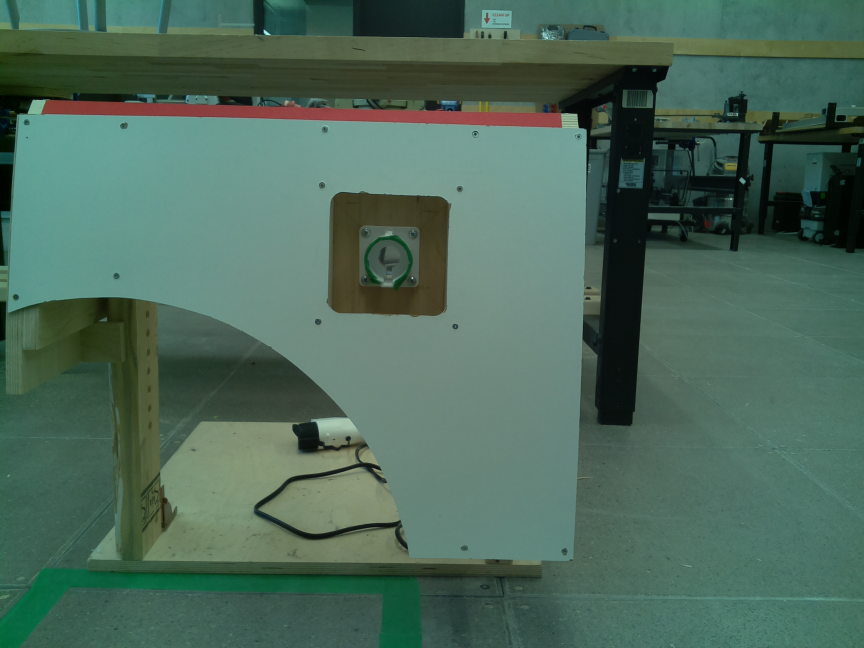
#> input picture vision/align_w_port/middle1.jpg, 2592 x 1944 px (shown at 1/3 size)
$ python align.py
#> lines starting #> are read from the running program, lines starting #| are printed output that depends on the picture; after the words box and inside, x2 and y2 are one past the last pixel; in counts of white or black regions, pixels touching at a corner belong together
import math
import cv2 as cv
import numpy as np

filename = 'middle1.jpg'
pre_crop = cv.imread(filename, cv.IMREAD_GRAYSCALE)
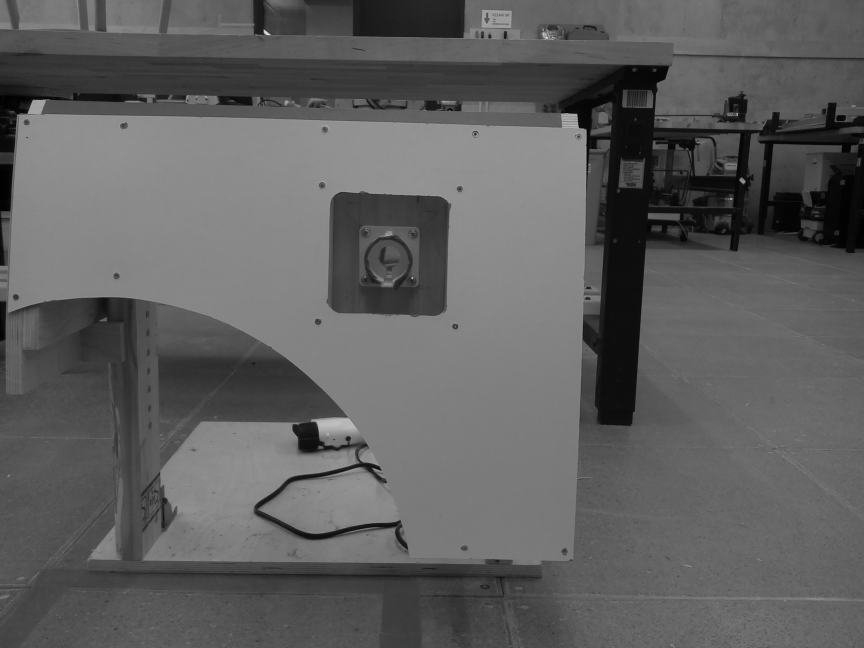
#> pre_crop: shape (1944, 2592) (shown at 1/3 size); min 0, max 232, mean 95
image = pre_crop[240:1944-240,920:2592-920]
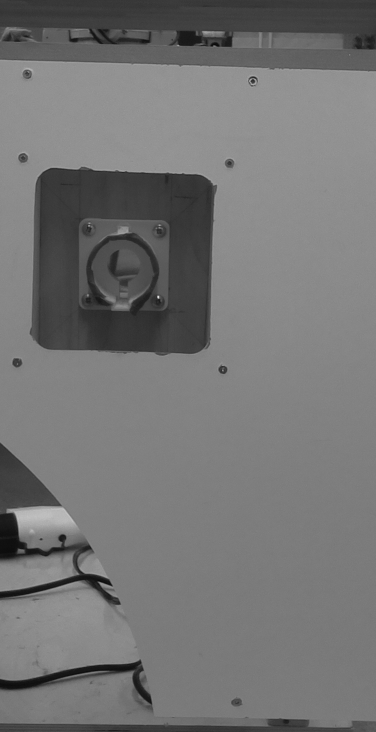
#> image: shape (1464, 752) (shown at 1/2 size); min 3, max 232, mean 116.6

dst = cv.Canny(image, 100, 200)
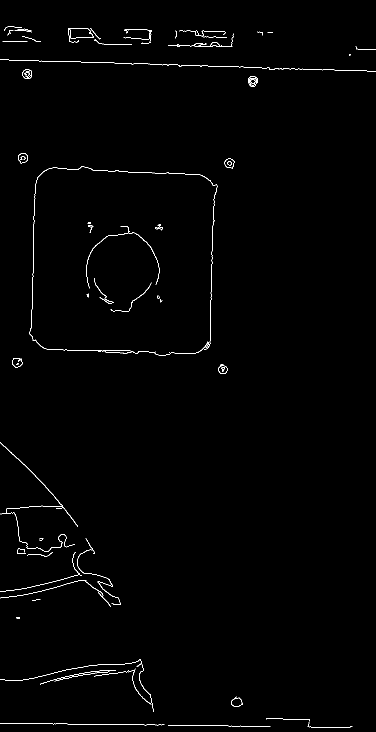
#> dst: shape (1464, 752) (shown at 1/2 size); 0.77% white in thin lines or dots

cdstP = cv.cvtColor(dst, cv.COLOR_GRAY2BGR)
#> cdstP: shape (1464, 752, 3); 0.77% white in thin lines or dots

linesP = cv.HoughLinesP(dst, 1, np.pi / 180, 50, None, 70, 5)
#> linesP = [[268, 127, 358, 130], [183, 1448, 270, 1449], [316, 346, 393, 348], [615, 138, 699, 140], [67, 483, 68, 410], [7, 1447, 96, 1447], [421, 631, 422, 545], [0, 884, 71, 951], [354, 91, 425, 92], [89, 970, 154, 1050], [83, 1182, 162, 1160], [191, 1351, 268, 1341]]

data = np.empty([0,4], int)

if linesP is not None:
    for i in range(0, len(linesP)):
        l = linesP[i][0]
        angle = np.arctan2(l[2] - l[0], l[3] - l[1]) * 180. / np.pi
        length = l[1] - l[3]
        if ((angle > 175) and (angle < 185)) and (length < 300):
            data = np.append(data,l)
            cv.line(cdstP, (l[0], l[1]), (l[2], l[3]), (0,0,255), 3, cv.LINE_AA)
#> this loop made 12 passes
#> (angle, length, data) on passes 5, 7: (179.2, 73, [67, 483, 68, 410]), (179.3, 86, [67, 483, 68, 410, 421, 631, 422, 545])
#> (l, angle, length) on passes 1, 2, 3, 4, 6, 8: ([268, 127, 358, 130], 88.09, -3), ([183, 1448, 270, 1449], 89.34, -1), ([316, 346, 393, 348], 88.51, -2), ([615, 138, 699, 140], 88.64, -2), ([7, 1447, 96, 1447], 90, 0), ([0, 884, 71, 951], 46.66, -67)
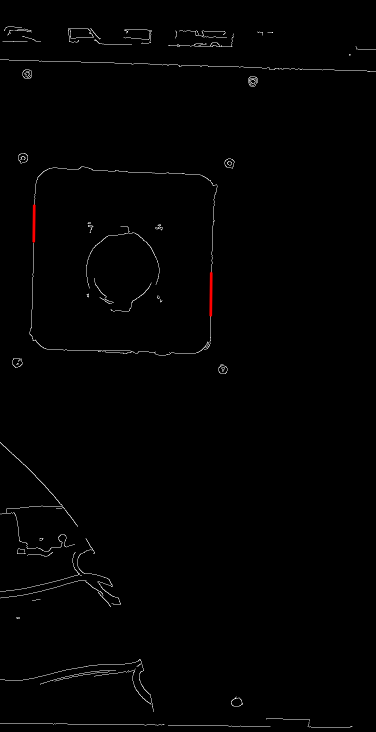
#> cdstP: shape (1464, 752, 3) (shown at 1/2 size); mean B, G, R 1.9, 1.9, 2.1

x1 = data[0]
#> x1 = 67
x2 = 752 - data[4]
#> x2 = 331

def move(a,b):
#> called with a = 67, b = 331
    test = a-b
#> test = -264
    if test > 10:
        print('move left')
    if test < 10:
        print('move right')
    else:
        print('ok!')

move(x1,x2)

new = cv.resize(cdstP, (752,1464))
cv.imshow("Detected Lines", new)
cv.waitKey(0)

$ run again, with vision/align_w_port/middle2.jpg copied over vision/align_w_port/middle1.jpg
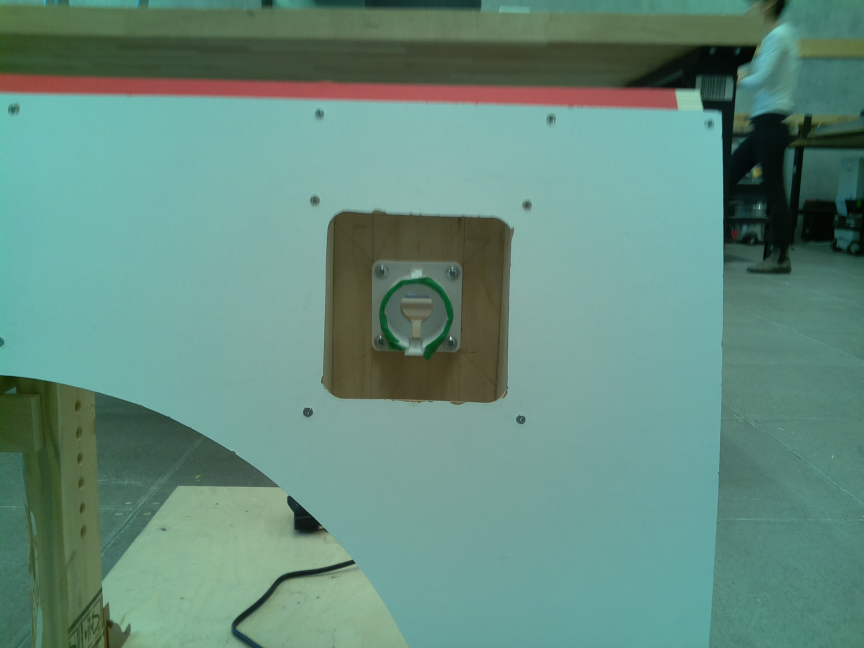
#> input picture vision/align_w_port/middle2.jpg, 2592 x 1944 px (shown at 1/3 size)
#> `dst = cv.Canny(image, 100, 200)`:
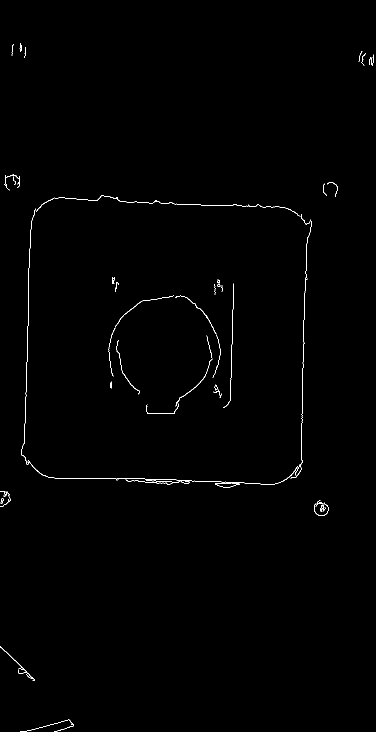
#> dst: shape (1464, 752) (shown at 1/2 size); 0.48% white in thin lines or dots
#> linesP = [[49, 878, 52, 765], [380, 961, 488, 965], [55, 691, 56, 601], [137, 957, 289, 957], [464, 676, 467, 569], [53, 1462, 138, 1440], [58, 529, 62, 445]]
#> the loop `for i in range(0, len(linesP)):` made 7 passes
#> (l, angle, length) on passes 2, 4, 6, 7: ([380, 961, 488, 965], 87.88, -4), ([137, 957, 289, 957], 90, 0), ([53, 1462, 138, 1440], 104.5, 22), ([58, 529, 62, 445], 177.3, 84)
#> after the loop `for i in range(0, len(linesP)):`:
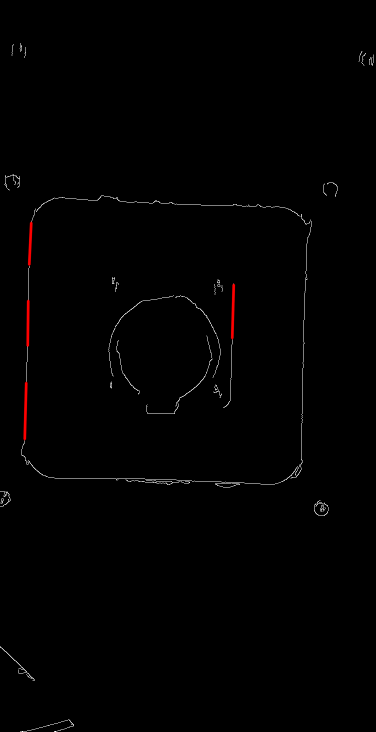
#> cdstP: shape (1464, 752, 3) (shown at 1/2 size); mean B, G, R 1.1, 1.1, 1.6
#> x1 = 49
#> x2 = 697
#> test = -648

$ run again, with vision/align_w_port/middle3.jpg copied over vision/align_w_port/middle1.jpg
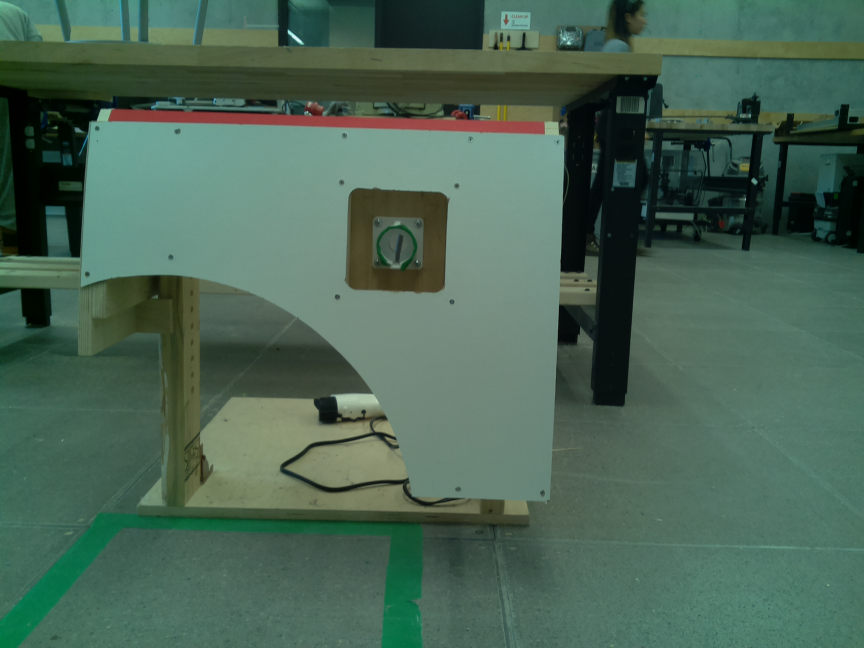
#> input picture vision/align_w_port/middle3.jpg, 2592 x 1944 px (shown at 1/3 size)
#> `dst = cv.Canny(image, 100, 200)`:
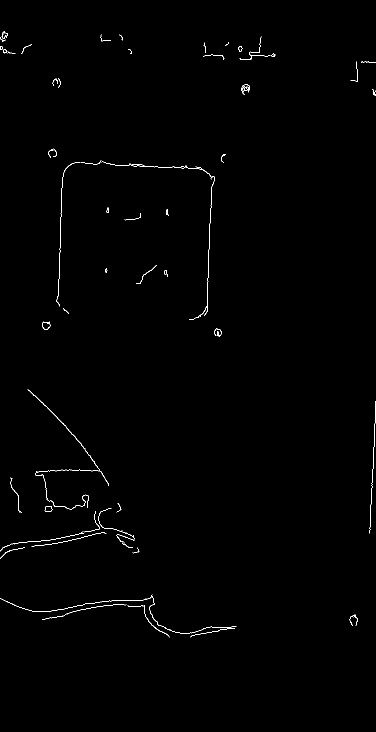
#> dst: shape (1464, 752) (shown at 1/2 size); 0.47% white in thin lines or dots, all inside (x1, y1, x2, y2) = (0, 63, 752, 1275)
#> linesP = [[116, 592, 121, 442], [418, 498, 420, 425], [95, 1223, 167, 1209], [383, 1271, 457, 1257]]
#> the loop `for i in range(0, len(linesP)):` made 4 passes
#> (angle, length, data) on passes 1 to 2: (178.1, 150, [116, 592, 121, 442]), (178.4, 73, [116, 592, 121, 442, 418, 498, 420, 425])
#> after the loop `for i in range(0, len(linesP)):`:
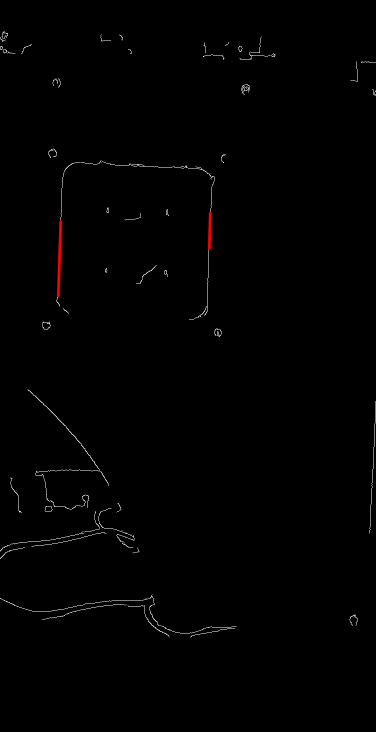
#> cdstP: shape (1464, 752, 3) (shown at 1/2 size); mean B, G, R 1.2, 1.2, 1.4
#> x1 = 116
#> x2 = 334
#> test = -218

$ run again, with vision/align_w_port/middle4.jpg copied over vision/align_w_port/middle1.jpg
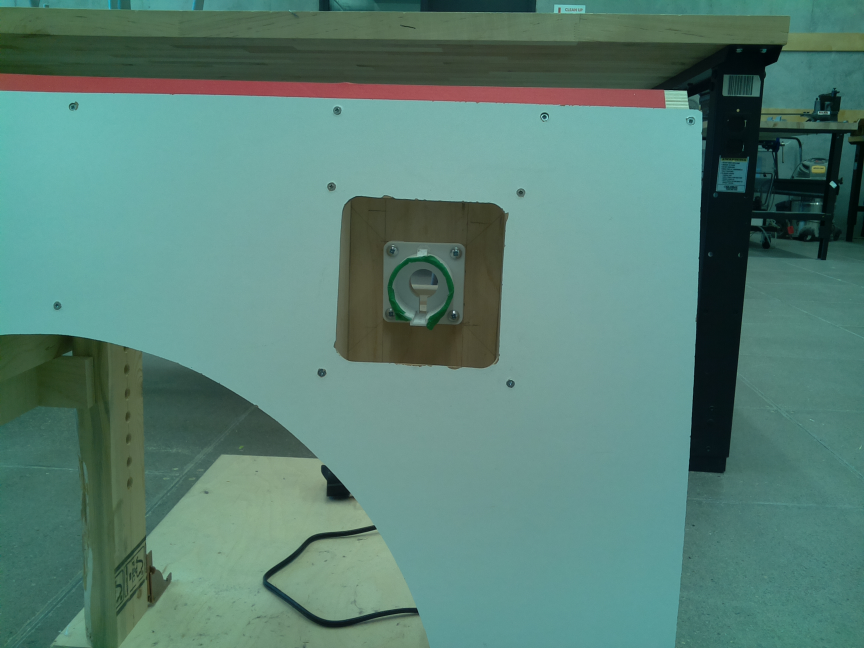
#> input picture vision/align_w_port/middle4.jpg, 2592 x 1944 px (shown at 1/3 size)
#> `dst = cv.Canny(image, 100, 200)`:
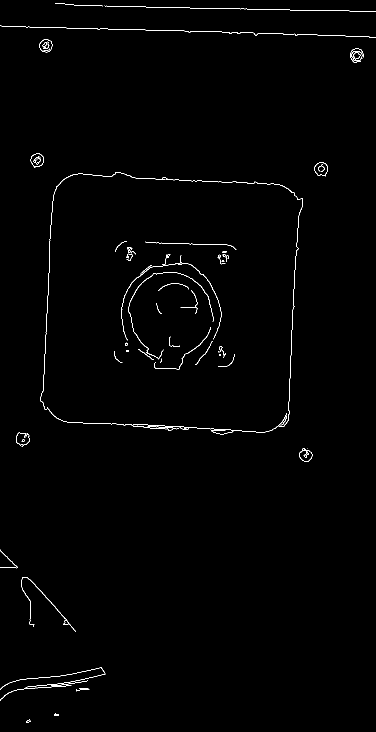
#> dst: shape (1464, 752) (shown at 1/2 size); 0.75% white in thin lines or dots
#> linesP = [[332, 15, 418, 16], [519, 66, 590, 68], [87, 764, 96, 585], [582, 693, 591, 512], [532, 19, 622, 20], [79, 1179, 146, 1256], [623, 21, 698, 21], [39, 1359, 127, 1351], [132, 1350, 203, 1335], [112, 1368, 194, 1352]]
#> the loop `for i in range(0, len(linesP)):` made 10 passes
#> (angle, length, data) on passes 3 to 4: (177.1, 179, [87, 764, 96, 585]), (177.2, 181, [87, 764, 96, 585, 582, 693, 591, 512])
#> after the loop `for i in range(0, len(linesP)):`:
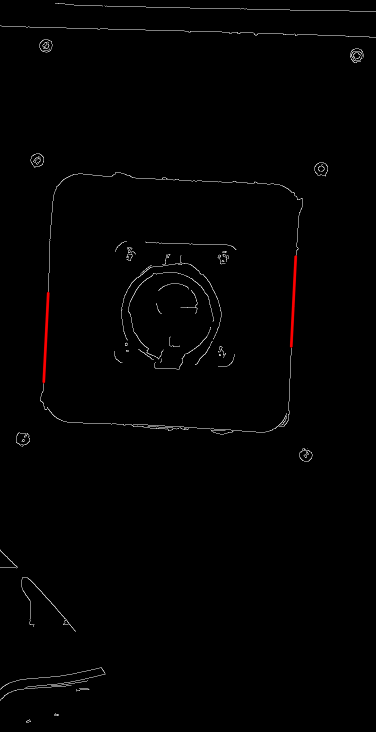
#> cdstP: shape (1464, 752, 3) (shown at 1/2 size); mean B, G, R 1.8, 1.8, 2.3
#> x1 = 87
#> x2 = 170
#> test = -83
